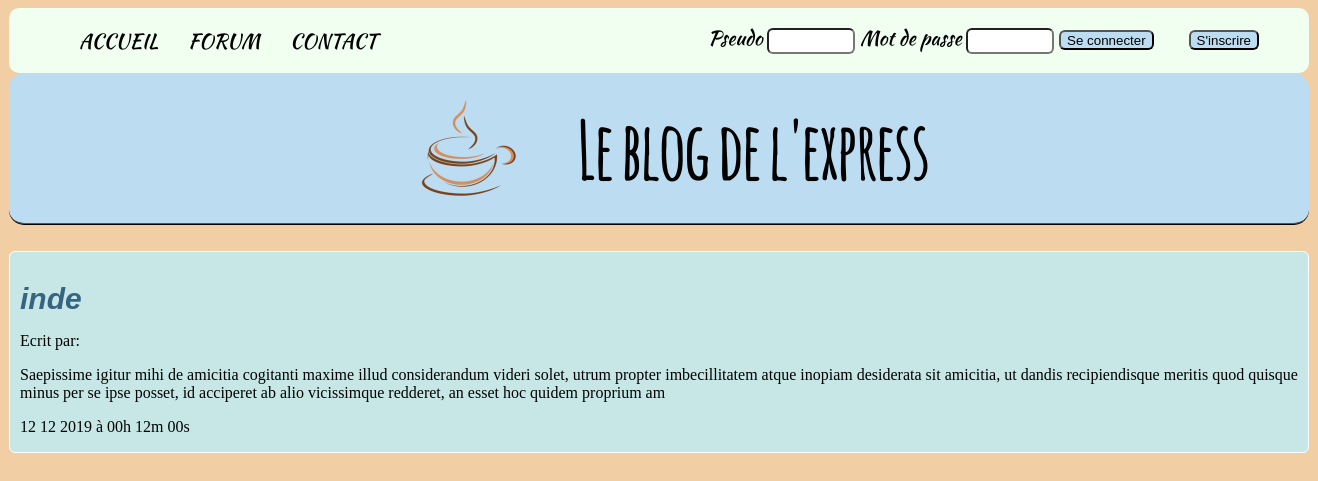
/forum.php, run on the app's committed database.
### tables this page shows
CREATE TABLE IF NOT EXISTS `topics` (
  `id` int(11) NOT NULL AUTO_INCREMENT,
  `pseudo` varchar(255) DEFAULT NULL,
  `titre` varchar(255) DEFAULT NULL,
  `date_crea` date DEFAULT NULL,
  `contenu` text DEFAULT NULL,
  PRIMARY KEY (`id`)
);

### forum.php (the view, shortened to what this page needs)
<!DOCTYPE html>
      <html lang="fr">
        <head>
          <link rel="stylesheet" href="style_section.css">
        </head>
        <body>
          <div class="conteneur">
          <?php
          try{
              $bdd = new PDO('mysql:host=localhost;dbname=blog_projet;charset=utf8','root','',array(PDO::ATTR_ERRMODE => PDO:: ERRMODE_EXCEPTION));
          }
          catch(Exception $e)
          {
              die('erreur : '.$e->getMessage());
          }
          if(isset($_SESSION['pseudo']) AND isset($_SESSION['id']))
          {
            include('header_auth.php');?>
            <div class="rediger_topic">
              <a href="rediger_topic.php"><button>Rediger un article</button></a>
            </div>
            <?php
          }
          else
          {
            include('header.php');
          }
            $rep = $bdd->query('SELECT id,titre,contenu,pseudo,DATE_FORMAT(date_crea, "%d %m %Y à %Hh %mm %ss") as date_fr FROM topics');
            while($resultat = $rep->fetch())
            {?>
            <div class="topic">
              <div class="titre_topic">
                <h3><a href="commentaire.php?id=<?php echo $resultat['id'];?>"><?php echo $resultat['titre'];?></a></h3>
              </div>
                <p class="titre_topic_p">Ecrit par: <?php echo $resultat['pseudo'];?></p>
              <div class="contenu_topic">
                <p><?php echo substr($resultat['contenu'],0,300);?></p>
                <p><?php echo $resultat['date_fr'];?></p>
              </div>
            </div>
            <?php
            }
            ?>
          </div>
        </body>
      </html>

### header.php (shortened to what this page needs)
<!DOCTYPE html>
<html lang="fr">
<head>
    <link rel="stylesheet" href="style_non_conn.css">
</head>
<body>
    <header>
        <div class="menu">
            <nav>
                <ul>
                    <a href = "accueil.php"><li>ACCUEIL</li></a>
                    <a href = "forum.php"><li>FORUM</li></a>
                    <a href="contact.php"><li>CONTACT</li></a>
                </ul>
            </nav>
            <div class="connection">
                <form method="post" action="login.php">
                    <label for="pseudo">Pseudo</label>
                    <input type="texte" name="pseudo" id="pseudo">
                    <label for="motdepasse">Mot de passe</label>
                    <input type="password" name="motdepasse" id="motdepasse">
                    <button name="seconnecter">Se connecter</button>
                </form>
                <div class="inscription">
                    <a href="page_inscriptions.php"><button>S'inscrire</button></a>
                </div>
            </div>
        </div>
            <div class="titre_logo">
                <img src="images/logo_titre.png" alt="logo image">
                <h1>Le blog de l'express</h1>
            </div>
        </header>

### style_section.css (style rules this page uses)
body { background-color: rgb(241, 206, 163); }
.conteneur { width: 1300px; margin: auto; }
.topic { border: 1px white solid; border-radius: 6px; background-color: rgb(199, 231, 231); margin-top:2%; margin-bottom: 5px }
.titre_topic h3 { font-size: 30px; font-family: Arial, Helvetica, sans-serif; margin-left: 10px; }
.titre_topic a { text-decoration: none; color: rgb(53, 101, 131); }
.titre_topic { font-style: italic; text-decoration: none; }
.titre_topic h3 { font-size: 30px; font-family: Arial, Helvetica, sans-serif; margin-left: 10px; color: rgb(53, 101, 131); margin-bottom: 1px; }
.titre_topic_p { margin-left: 10px; }
.contenu_topic { margin-left: 10px; }

### style_non_conn.css (style rules this page uses)
.menu { display: flex; justify-content: space-between; font-size: 20px; font-family:'kaushan_scriptregular' ; background-color: honeydew; margin-bottom: 0px; height: 65px; align-items: center; position: relative; border-radius: 10px; }
nav ul { display: flex; }
nav li { list-style-type: none; padding-left: 30px; }
nav a { color: black; text-decoration: none; }
.connection { display: flex; position: absolute; top: 15px; right: 30px; margin-right: 20px; }
.connection a { padding-left:35px; }
.connection input { border-radius: 6px; width: 80px; height: 20px; }
.connection button { border-radius: 6px; background-color:hsl(202, 65%, 84%); height: 20px; }
.inscription button { border-radius: 6px; background-color:hsl(202, 65%, 84%); height: 20px; }
.titre_logo { display: flex; justify-content: center; border-bottom: black ridge 2px; height: 150px; align-items: center; background-color: hsl(202, 65%, 84%); border-radius: 15px; }
.titre_logo img { width: 150px; }
.titre_logo h1 { font-family: 'amaticbold'; font-size: 80px; padding-left: 40px; }

### data on the page
topics: titre "inde", contenu "Saepissime igitur mihi de amicitia cogitanti maxime illud considerandum videri solet, utrum propter imbecillitatem atque inopiam desiderata sit amicitia, ut dandis recipiendisque meritis quod quisque minus per se ipse posset, id acciperet ab alio vicissimque redderet, an esset hoc quidem proprium am", date_fr "12 12 2019 à 00h 12m 00s"
